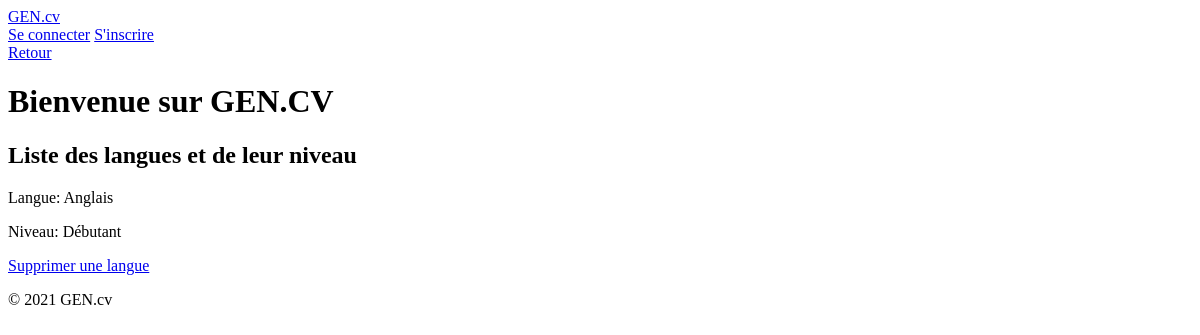
Page /language_list/ on the earlier database version.
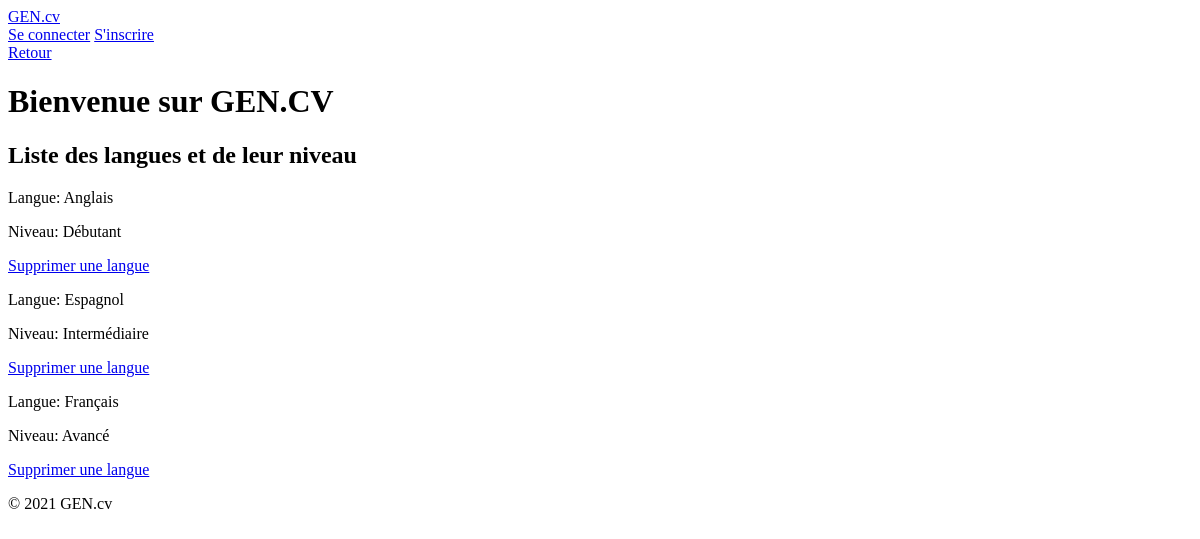
Same page on the later database version.
### curriculum/models.py (models this page shows, shortened)
class Language(models.Model):
    title_language = models.CharField("titre de la langue", max_length=120)
    niveau_choices = [
        ('Débutant', 'Débutant'),
        ('Intermédiaire', 'Intermédiaire'),
        ('Avancé', 'Avancé'),
    ]
    niveau_language = models.CharField("niveau de la langue choisie", max_length=120, choices=niveau_choices)
    info = models.ForeignKey(Info, on_delete=models.CASCADE, related_name='language_info', null=True)
    class Meta:
        verbose_name = "Language"
        verbose_name_plural = "Languages"

### pages/views.py (the view, shortened to what this page needs)
# urls.py: path('language_list/', LanguageListView.as_view(), name='language_list'),
class LanguageListView(ListView):
    model = Language
    template_name = "pages/language_list.html"
    context_object_name = "languages"
    def get_queryset(self):
        return Language.objects.all()

### templates/pages/language_list.html (shortened to what this page needs)
{% extends "base.html" %}
{% load tailwind_filters %}
{% load crispy_forms_tags %}
{% block content %}
<div class='w-full flex justify-end mt-[500px] fixed '>
  <a
    class="btn btn-primary my-2 w-22 flex justify-end"
    href="#" onclick="window.history.back(); return false;">
    Retour
  </a>
</div>
<header class="container mx-auto m-6 flex flex-col justify-center items-center">
    <h1 class="font-bold text-4xl mt-4">Bienvenue sur GEN.CV</h1>
</header>
<main class="container mx-auto p-10">
  <section class="flex flex-col w-full h-full">
    <h1 class='text-4xl font-semibold flex flex-row justify-center items-center py-4'>Liste des langues et de leur niveau</h1>
    <div class="container mx-auto flex flex-col">
      {% for language in languages %}
        <div class='flex flex-row justify-center items-center w-full h-auto px-6 my-10 border-2 rounded-md p-2'>
          <p class='w-full text-2xl font-semibold'><stong>Langue: </stong>{{ language.title_language }}</p>
          <p class='w-full text-2xl font-semibold'><stong>Niveau: </stong>{{ language.niveau_language }}</p>
          <a href="{% url 'pages:language_delete' language.pk %}" class="btn btn-primary w-44 mr-6">Supprimer une langue</a>
        </div>
      {% endfor %}
    </div>
  </section>
  </main>
{% endblock %}

Differences in the rows shown:
added Language: title_language "Espagnol", niveau_language "Intermédiaire"
added Language: title_language "Français", niveau_language "Avancé"
